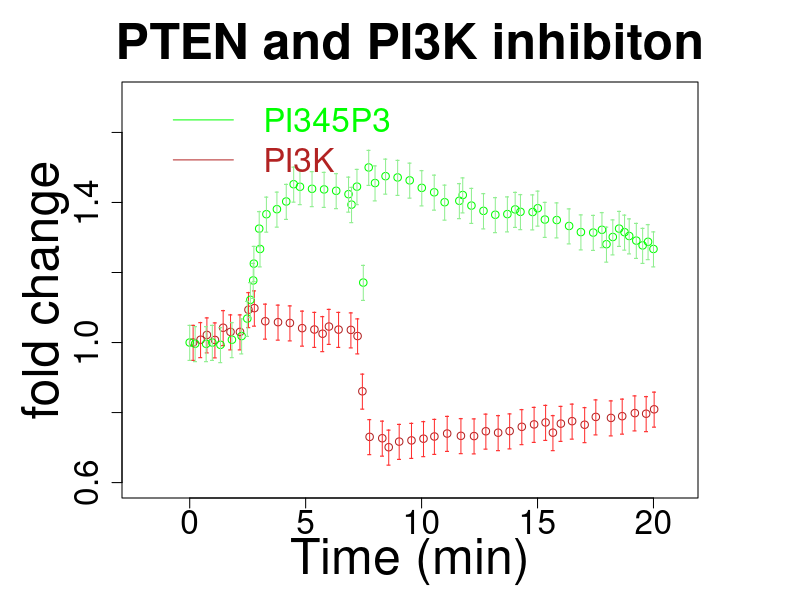

R code for this plot: (Note: this script raises an error after producing the figure.)
### Please run the model first in the basolateral configuration (MK20_ENaC_7_basolateral.R) ### 
# or alter the model to simulate basolateral part of the plasma membrane
# To do that, you must divide gammaPTENc_PTENa by 10
# This will decrease the PTEN ability to attach to the plasma membrane (became active)   



#######################################################################
# second plot - hammered values so PI3KI and PIP3 start at 100%
wd = getwd()
setwd(file.path(wd,'9_FigS6_PTEN_PI3K_PI345P3_perturbations'))
shultz_data_2_PI3KI = read.csv("Shultz_data_2_PI3KI.csv")
setwd(wd)
shultz_data_2_PI3KI$y=shultz_data_2_PI3KI$y+(1-shultz_data_2_PI3KI$y[1])

# tiff("P2F2_Fig_3_Carsten2.tiff", height = 20, width = 34, units = 'cm',compression = "lzw", res = 300)
par(mar=c(5,6,4,5)+.1)
plot(shultz_data_2_PI3KI,type='p',col='firebrick',
	xlim=c(-2,21),ylim=c(.6,1.7),
	main='PTEN and PI3K inhibiton',xlab='Time (min)',ylab='fold change',
	cex.main=3, cex.lab=3, cex.axis=2
	)
points(shultz_data_2_PI3KI$x,shultz_data_2_PI3KI$y-0.05,type='p',col='firebrick1',pch='-')
points(shultz_data_2_PI3KI$x,shultz_data_2_PI3KI$y+0.05,type='p',col='firebrick1',pch='-') 
segments(x0=shultz_data_2_PI3KI$x,y0=shultz_data_2_PI3KI$y-0.05,y1=shultz_data_2_PI3KI$y+0.05,col='firebrick1',cex=2)

wd = getwd()
setwd(file.path(wd,'9_FigS6_PTEN_PI3K_PI345P3_perturbations'))
shultz_data_2_PI345P3 = read.csv("Shultz_data_2_PI345P3.csv")
setwd(wd)
shultz_data_2_PI345P3$y=shultz_data_2_PI345P3$y+(1-shultz_data_2_PI345P3$y[1])

points(shultz_data_2_PI345P3,type='p',col='green')
points(shultz_data_2_PI345P3$x,shultz_data_2_PI345P3$y-0.05,type='p',col='lightgreen',pch='-')
points(shultz_data_2_PI345P3$x,shultz_data_2_PI345P3$y+0.05,type='p',col='lightgreen',pch='-') 
segments(x0=shultz_data_2_PI345P3$x,y0=shultz_data_2_PI345P3$y-0.05,y1=shultz_data_2_PI345P3$y+0.05,col='lightgreen')

legend(x=-2,y=1.75,legend=c('PI345P3','PI3K'),lty=1,col=c('green','firebrick'),text.col=c('green','firebrick'),bty = "n",cex=2)



# Insert the number of time units that the simulation will run
tmax=3000
# Insert the step of the simulation
tstep=1
t=seq(0,tmax+1,tstep) 	# time

### perturbations for Carsten data 2

# Finaly remove the # form the front of all the next code lines
# On the first column put the time of the perturbation
ptime=c(0,2002,2008,max(t));
# On the second column put the variables to be altered. (ex: 'X')
pvar=c('novar','PTEN_a','pi_3KI_a','novar')
# On the third the new value for the variable.
pval=c(NA,state[names(state)=='PTEN_a']*0.484,state[names(state)=='pi_3KI_a']*0.7,NA)
perturbations=data.frame(time=ptime,var=pvar,val=pval)
perturbations

out = Cruncher(state,t,equations,parameters,perturbations)						# no perturbations			# with perturbations
# edit(out)



# normalized graphs
stst=out[500,]						# getting steady state at time 500
out_n=cbind(time=out[1],out[,2:ncol(out)])
tail(out_n)
out_norm=out[,1]						# creating matrix out_norm to store the normalized information
for (i in 2:ncol(out))
	{
	newc=c(out_n[,i]/as.numeric(stst[i]))	# normalizing to steady state got at time 500
	out_norm=cbind(out_norm,newc)			# storing normalized information
	}
colnames(out_norm)=colnames(out)
head(out_norm)
# edit(out_norm)

points((out_norm[2000:2060,1]-2000),out_norm[2000:2060,9],type='l',col='green',lwd='5')
points((out_norm[2000:2060,1]-2000),out_norm[2000:2060,10],type='l',col='firebrick',lwd='5')

# dev.off()


